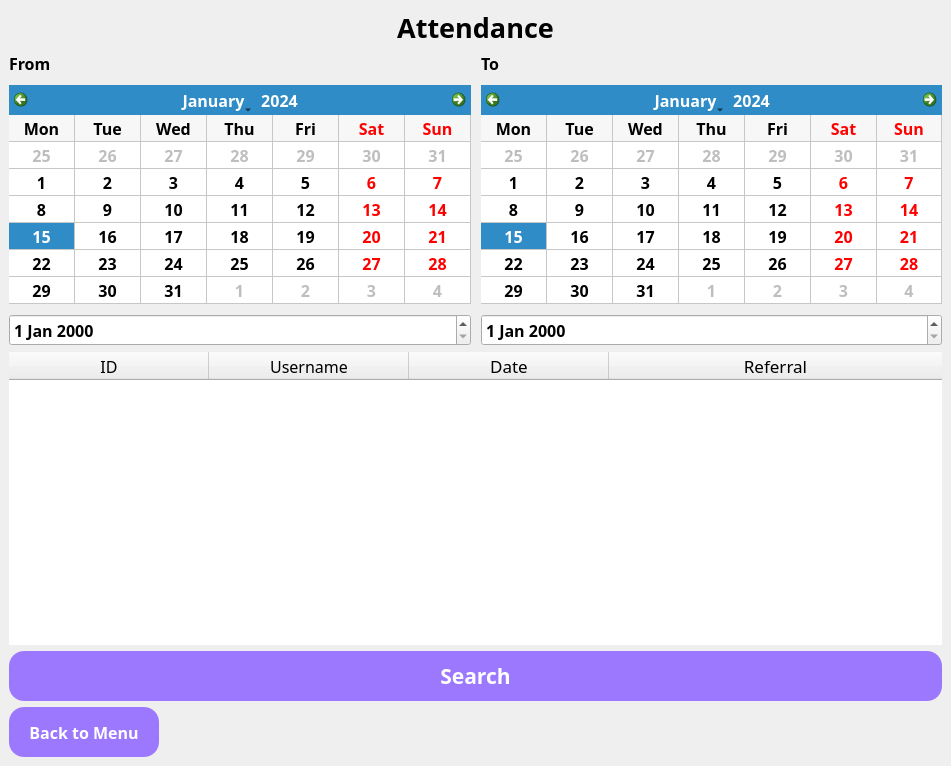
<?xml version="1.0" encoding="UTF-8"?>
<ui version="4.0">
 <class>MainWindow</class>
 <widget class="QMainWindow" name="MainWindow">
  <property name="geometry">
   <rect>
    <x>0</x>
    <y>0</y>
    <width>951</width>
    <height>766</height>
   </rect>
  </property>
  <property name="font">
   <font>
    <family>Rubik</family>
    <weight>75</weight>
    <bold>true</bold>
   </font>
  </property>
  <property name="acceptDrops">
   <bool>false</bool>
  </property>
  <property name="windowTitle">
   <string>Attendance</string>
  </property>
  <property name="windowIcon">
   <iconset>
    <normaloff>../Images/logo.png</normaloff>../Images/logo.png</iconset>
  </property>
  <property name="styleSheet">
   <string notr="true"/>
  </property>
  <widget class="QWidget" name="centralwidget">
   <layout class="QVBoxLayout" name="verticalLayout_3">
    <item>
     <widget class="QLabel" name="attendanceLabel">
      <property name="font">
       <font>
        <family>OCR A Extended</family>
        <pointsize>20</pointsize>
        <weight>75</weight>
        <bold>true</bold>
       </font>
      </property>
      <property name="styleSheet">
       <string notr="true"/>
      </property>
      <property name="text">
       <string>Attendance</string>
      </property>
      <property name="alignment">
       <set>Qt::AlignCenter</set>
      </property>
     </widget>
    </item>
    <item>
     <layout class="QHBoxLayout" name="horizontalLayout" stretch="0,0">
      <property name="spacing">
       <number>10</number>
      </property>
      <item>
       <layout class="QVBoxLayout" name="verticalLayout_2">
        <item>
         <widget class="QLabel" name="label_2">
          <property name="font">
           <font>
            <family>OCR A Extended</family>
            <pointsize>12</pointsize>
            <weight>75</weight>
            <bold>true</bold>
           </font>
          </property>
          <property name="text">
           <string>From</string>
          </property>
         </widget>
        </item>
        <item>
         <widget class="QCalendarWidget" name="calendarFrom">
          <property name="font">
           <font>
            <family>OCR A Extended</family>
            <pointsize>12</pointsize>
            <weight>75</weight>
            <bold>true</bold>
           </font>
          </property>
          <property name="toolTip">
           <string/>
          </property>
          <property name="autoFillBackground">
           <bool>true</bool>
          </property>
          <property name="styleSheet">
           <string notr="true">QCalendarWidget QMenu:{
background-color: rgb(0, 0, 0);
}
</string>
          </property>
          <property name="locale">
           <locale language="English" country="UnitedKingdom"/>
          </property>
          <property name="minimumDate">
           <date>
            <year>2021</year>
            <month>9</month>
            <day>14</day>
           </date>
          </property>
          <property name="gridVisible">
           <bool>true</bool>
          </property>
          <property name="horizontalHeaderFormat">
           <enum>QCalendarWidget::ShortDayNames</enum>
          </property>
          <property name="verticalHeaderFormat">
           <enum>QCalendarWidget::NoVerticalHeader</enum>
          </property>
          <property name="navigationBarVisible">
           <bool>true</bool>
          </property>
          <property name="dateEditEnabled">
           <bool>true</bool>
          </property>
         </widget>
        </item>
        <item>
         <widget class="QDateEdit" name="dateFrom">
          <property name="font">
           <font>
            <family>OCR A Extended</family>
            <pointsize>12</pointsize>
            <weight>75</weight>
            <bold>true</bold>
           </font>
          </property>
         </widget>
        </item>
       </layout>
      </item>
      <item>
       <layout class="QVBoxLayout" name="verticalLayout">
        <item>
         <widget class="QLabel" name="label_3">
          <property name="font">
           <font>
            <family>OCR A Extended</family>
            <pointsize>12</pointsize>
            <weight>75</weight>
            <bold>true</bold>
           </font>
          </property>
          <property name="text">
           <string>To</string>
          </property>
         </widget>
        </item>
        <item>
         <widget class="QCalendarWidget" name="calendarTo">
          <property name="font">
           <font>
            <family>OCR A Extended</family>
            <pointsize>12</pointsize>
            <weight>75</weight>
            <bold>true</bold>
           </font>
          </property>
          <property name="locale">
           <locale language="English" country="UnitedKingdom"/>
          </property>
          <property name="minimumDate">
           <date>
            <year>2021</year>
            <month>9</month>
            <day>14</day>
           </date>
          </property>
          <property name="gridVisible">
           <bool>true</bool>
          </property>
          <property name="verticalHeaderFormat">
           <enum>QCalendarWidget::NoVerticalHeader</enum>
          </property>
         </widget>
        </item>
        <item>
         <widget class="QDateEdit" name="dateTo">
          <property name="font">
           <font>
            <family>OCR A Extended</family>
            <pointsize>12</pointsize>
            <weight>75</weight>
            <bold>true</bold>
           </font>
          </property>
         </widget>
        </item>
       </layout>
      </item>
     </layout>
    </item>
    <item>
     <widget class="QTableWidget" name="attendanceTable">
      <property name="sizePolicy">
       <sizepolicy hsizetype="Expanding" vsizetype="Expanding">
        <horstretch>0</horstretch>
        <verstretch>0</verstretch>
       </sizepolicy>
      </property>
      <property name="font">
       <font>
        <family>OCR A Extended</family>
        <pointsize>12</pointsize>
        <weight>50</weight>
        <bold>false</bold>
       </font>
      </property>
      <property name="styleSheet">
       <string notr="true">QTableWidget{
border-radius: 10px}</string>
      </property>
      <property name="showGrid">
       <bool>true</bool>
      </property>
      <property name="sortingEnabled">
       <bool>false</bool>
      </property>
      <property name="wordWrap">
       <bool>true</bool>
      </property>
      <property name="cornerButtonEnabled">
       <bool>true</bool>
      </property>
      <attribute name="horizontalHeaderVisible">
       <bool>true</bool>
      </attribute>
      <attribute name="horizontalHeaderCascadingSectionResizes">
       <bool>false</bool>
      </attribute>
      <attribute name="horizontalHeaderDefaultSectionSize">
       <number>200</number>
      </attribute>
      <attribute name="horizontalHeaderHighlightSections">
       <bool>true</bool>
      </attribute>
      <attribute name="horizontalHeaderShowSortIndicator" stdset="0">
       <bool>false</bool>
      </attribute>
      <attribute name="horizontalHeaderStretchLastSection">
       <bool>true</bool>
      </attribute>
      <attribute name="verticalHeaderVisible">
       <bool>false</bool>
      </attribute>
      <attribute name="verticalHeaderCascadingSectionResizes">
       <bool>false</bool>
      </attribute>
      <attribute name="verticalHeaderHighlightSections">
       <bool>true</bool>
      </attribute>
      <attribute name="verticalHeaderShowSortIndicator" stdset="0">
       <bool>false</bool>
      </attribute>
      <attribute name="verticalHeaderStretchLastSection">
       <bool>false</bool>
      </attribute>
      <column>
       <property name="text">
        <string>ID</string>
       </property>
       <property name="font">
        <font>
         <family>OCR A Extended</family>
         <pointsize>12</pointsize>
        </font>
       </property>
      </column>
      <column>
       <property name="text">
        <string>Username</string>
       </property>
       <property name="font">
        <font>
         <family>OCR A Extended</family>
         <pointsize>12</pointsize>
        </font>
       </property>
      </column>
      <column>
       <property name="text">
        <string>Date</string>
       </property>
       <property name="font">
        <font>
         <family>OCR A Extended</family>
         <pointsize>13</pointsize>
        </font>
       </property>
      </column>
      <column>
       <property name="text">
        <string>Referral</string>
       </property>
       <property name="font">
        <font>
         <pointsize>13</pointsize>
        </font>
       </property>
      </column>
     </widget>
    </item>
    <item>
     <widget class="QPushButton" name="searchAttendance">
      <property name="minimumSize">
       <size>
        <width>100</width>
        <height>50</height>
       </size>
      </property>
      <property name="font">
       <font>
        <family>OCR A Extended</family>
        <pointsize>16</pointsize>
        <weight>75</weight>
        <bold>true</bold>
       </font>
      </property>
      <property name="styleSheet">
       <string notr="true">QPushButton {
background-color: rgb(156, 120, 255);
border-radius: 15px;
	color: rgb(255, 255, 255);
}

QPushButton:hover {
background-color:rgb(170, 145, 204);
border-radius: 15px;
color: rgb(255, 255, 255);

}
QPushButton:pressed {
background-color:rgb(125, 96, 204);
border-radius: 15px;
color: rgb(255, 255, 255);

}

</string>
      </property>
      <property name="text">
       <string>Search</string>
      </property>
      <property name="iconSize">
       <size>
        <width>16</width>
        <height>16</height>
       </size>
      </property>
     </widget>
    </item>
    <item alignment="Qt::AlignLeft">
     <widget class="QPushButton" name="backToMenu">
      <property name="minimumSize">
       <size>
        <width>150</width>
        <height>50</height>
       </size>
      </property>
      <property name="font">
       <font>
        <family>OCR A Extended</family>
        <pointsize>12</pointsize>
        <weight>75</weight>
        <bold>true</bold>
       </font>
      </property>
      <property name="styleSheet">
       <string notr="true">QPushButton {
background-color:rgb(156, 120, 255);
border-radius: 15px;
color: rgb(255, 255, 255);

}

QPushButton:hover {
background-color:rgb(170, 145, 204);
border-radius: 15px;
color: rgb(255, 255, 255);

}
QPushButton:pressed {
background-color:rgb(125, 96, 204);
border-radius: 15px;
color: rgb(255, 255, 255);

}


</string>
      </property>
      <property name="text">
       <string>Back to Menu</string>
      </property>
     </widget>
    </item>
   </layout>
  </widget>
 </widget>
 <resources/>
 <connections/>
</ui>
